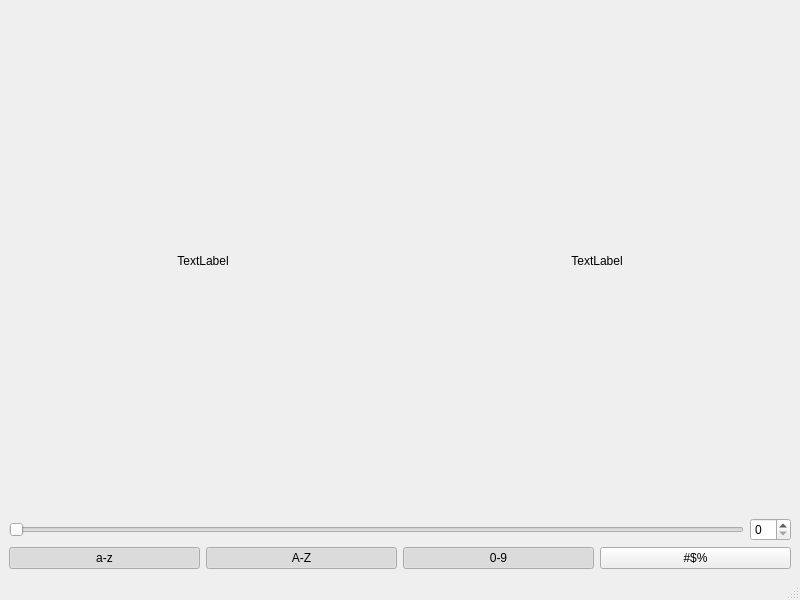
<?xml version="1.0" encoding="UTF-8"?>
<ui version="4.0">
 <class>MainWindow</class>
 <widget class="QMainWindow" name="MainWindow">
  <property name="geometry">
   <rect>
    <x>0</x>
    <y>0</y>
    <width>800</width>
    <height>600</height>
   </rect>
  </property>
  <property name="windowTitle">
   <string>MainWindow</string>
  </property>
  <widget class="QWidget" name="centralwidget">
   <layout class="QVBoxLayout" name="verticalLayout">
    <item>
     <layout class="QHBoxLayout" name="horizontalLayout"/>
    </item>
    <item>
     <layout class="QHBoxLayout" name="layout_info">
      <item>
       <widget class="QLabel" name="label_strenght">
        <property name="text">
         <string>TextLabel</string>
        </property>
        <property name="alignment">
         <set>Qt::AlignCenter</set>
        </property>
       </widget>
      </item>
      <item>
       <widget class="QLabel" name="label_entropy">
        <property name="text">
         <string>TextLabel</string>
        </property>
        <property name="alignment">
         <set>Qt::AlignCenter</set>
        </property>
       </widget>
      </item>
     </layout>
    </item>
    <item>
     <layout class="QHBoxLayout" name="layout_length">
      <item>
       <widget class="QSlider" name="slider_length">
        <property name="orientation">
         <enum>Qt::Horizontal</enum>
        </property>
       </widget>
      </item>
      <item>
       <widget class="QSpinBox" name="spinbox_length"/>
      </item>
     </layout>
    </item>
    <item>
     <layout class="QHBoxLayout" name="layout_characters">
      <item>
       <widget class="QPushButton" name="btn_lower">
        <property name="text">
         <string>a-z</string>
        </property>
        <property name="checkable">
         <bool>true</bool>
        </property>
        <property name="checked">
         <bool>true</bool>
        </property>
       </widget>
      </item>
      <item>
       <widget class="QPushButton" name="btn_upper">
        <property name="text">
         <string>A-Z</string>
        </property>
        <property name="checkable">
         <bool>true</bool>
        </property>
        <property name="checked">
         <bool>true</bool>
        </property>
       </widget>
      </item>
      <item>
       <widget class="QPushButton" name="btn_digits">
        <property name="text">
         <string>0-9</string>
        </property>
        <property name="checkable">
         <bool>true</bool>
        </property>
        <property name="checked">
         <bool>true</bool>
        </property>
       </widget>
      </item>
      <item>
       <widget class="QPushButton" name="btn_special">
        <property name="text">
         <string>#$%</string>
        </property>
        <property name="checkable">
         <bool>true</bool>
        </property>
       </widget>
      </item>
     </layout>
    </item>
   </layout>
  </widget>
  <widget class="QMenuBar" name="menubar">
   <property name="enabled">
    <bool>false</bool>
   </property>
   <property name="geometry">
    <rect>
     <x>0</x>
     <y>0</y>
     <width>800</width>
     <height>22</height>
    </rect>
   </property>
  </widget>
  <widget class="QStatusBar" name="statusbar">
   <property name="enabled">
    <bool>false</bool>
   </property>
  </widget>
 </widget>
 <resources/>
 <connections/>
</ui>
